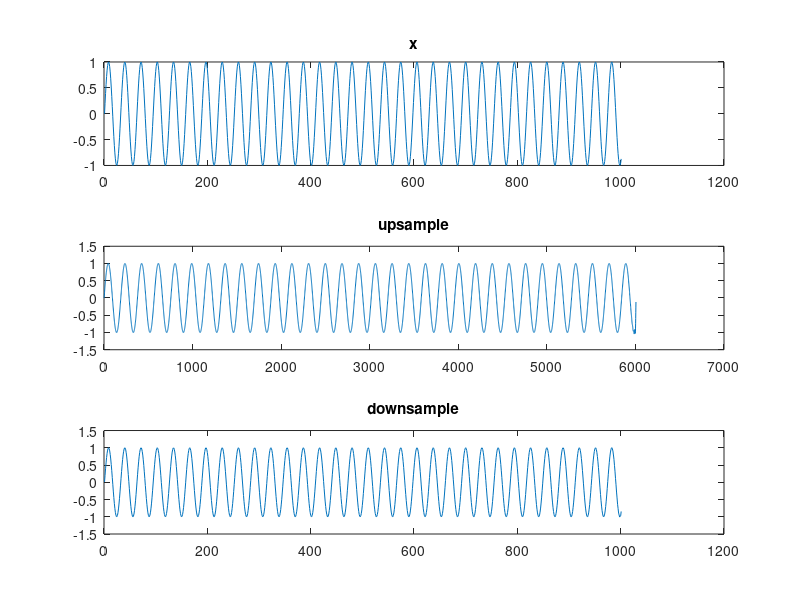

MATLAB code for this plot:
%Scratchpad
close all
clear all
clc
% TSM = 0.1;
% ak = rand(10,1);
% a = 1/TSM;
% 
% old_points = (1:length(ak))-1;  %-1 to 0 index
% new_points = round(a*old_points)+1; %+1 to 1 index
% 
% ak_hat = zeros(1,ceil(length(ak)*a));
% ak_hat(new_points) = ak(old_points+1);
% 
% count = 0;
% for n = 1:length(ak_hat)
%     if(ak_hat(n)~=0) && (count == 0)
%         low = ak_hat(n);
%         low_n = n;
%         count = count+1;
%     elseif(ak_hat(n)~=0 && count > 0)
%         high = ak_hat(n);
%         high_n = n;
%         count = count+1;
%         ak_hat(low_n:high_n) = linspace(low, high,count);
%         low = high;
%         low_n = high_n;
%         count = 1;
%     else
%         count = count+1;
%     end
% end
% 
% subplot(211)
% plot(ak)
% title('Original')
% subplot(212)
% plot(ak_hat)
% title('Linear interpolation')

t = 0:0.001:1;
x = sin(200*t);
y_up = resample(x,6,1);
y_down = resample(y_up,1,6);

figure
subplot(311)
plot(x)
title('x')
subplot(312)
plot(y_up)
title('upsample')
subplot(313)
plot(y_down)
title('downsample')